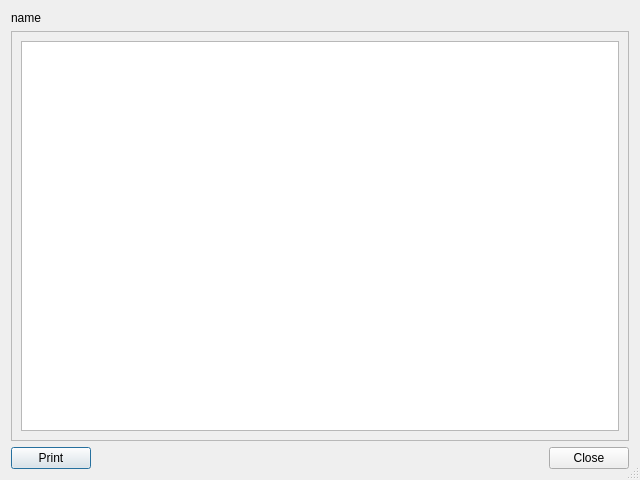
<?xml version="1.0" encoding="UTF-8"?>
<ui version="4.0">
 <class>Dialog_fileView</class>
 <widget class="QDialog" name="Dialog_fileView">
  <property name="geometry">
   <rect>
    <x>0</x>
    <y>0</y>
    <width>640</width>
    <height>480</height>
   </rect>
  </property>
  <property name="windowTitle">
   <string>File View</string>
  </property>
  <property name="sizeGripEnabled">
   <bool>true</bool>
  </property>
  <layout class="QVBoxLayout" name="verticalLayout">
   <item>
    <widget class="QLabel" name="label_filename">
     <property name="text">
      <string>name</string>
     </property>
    </widget>
   </item>
   <item>
    <widget class="QScrollArea" name="scrollArea">
     <property name="widgetResizable">
      <bool>true</bool>
     </property>
     <widget class="QWidget" name="scrollAreaWidgetContents">
      <property name="geometry">
       <rect>
        <x>0</x>
        <y>0</y>
        <width>616</width>
        <height>396</height>
       </rect>
      </property>
      <layout class="QHBoxLayout" name="horizontalLayout">
       <item>
        <widget class="QPlainTextEdit" name="plainTextEdit">
         <property name="readOnly">
          <bool>true</bool>
         </property>
         <property name="textInteractionFlags">
          <set>Qt::TextSelectableByKeyboard|Qt::TextSelectableByMouse</set>
         </property>
        </widget>
       </item>
      </layout>
     </widget>
    </widget>
   </item>
   <item>
    <layout class="QHBoxLayout" name="horizontalLayout_buttons">
     <item>
      <widget class="QPushButton" name="pushButton_print">
       <property name="text">
        <string>Print</string>
       </property>
       <property name="shortcut">
        <string>Ctrl+P</string>
       </property>
      </widget>
     </item>
     <item>
      <spacer name="horizontalSpacer">
       <property name="orientation">
        <enum>Qt::Horizontal</enum>
       </property>
       <property name="sizeHint" stdset="0">
        <size>
         <width>40</width>
         <height>20</height>
        </size>
       </property>
      </spacer>
     </item>
     <item>
      <widget class="QPushButton" name="pushButton_close">
       <property name="text">
        <string>Close</string>
       </property>
       <property name="shortcut">
        <string>Ctrl+Q</string>
       </property>
      </widget>
     </item>
    </layout>
   </item>
  </layout>
 </widget>
 <resources/>
 <connections/>
</ui>
